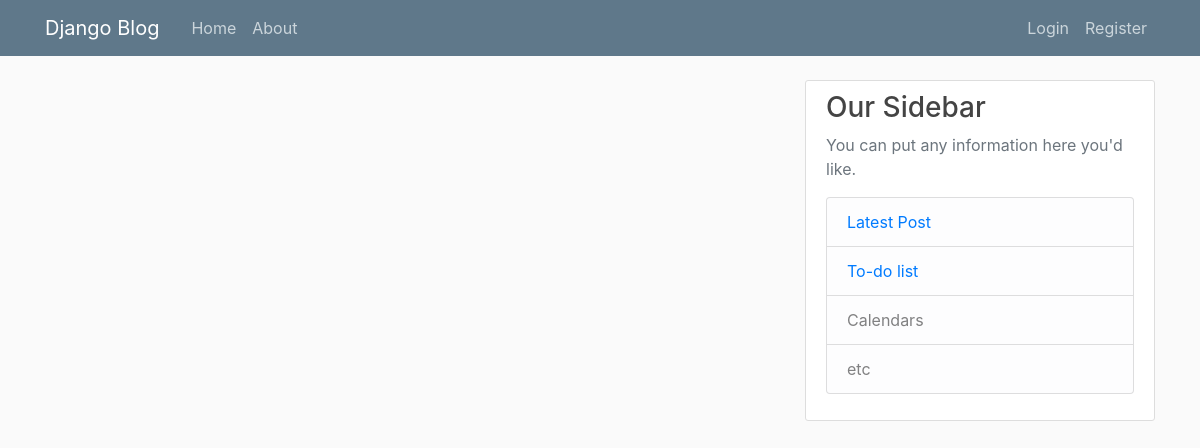
The page /post/view/1 on the database as committed earlier.
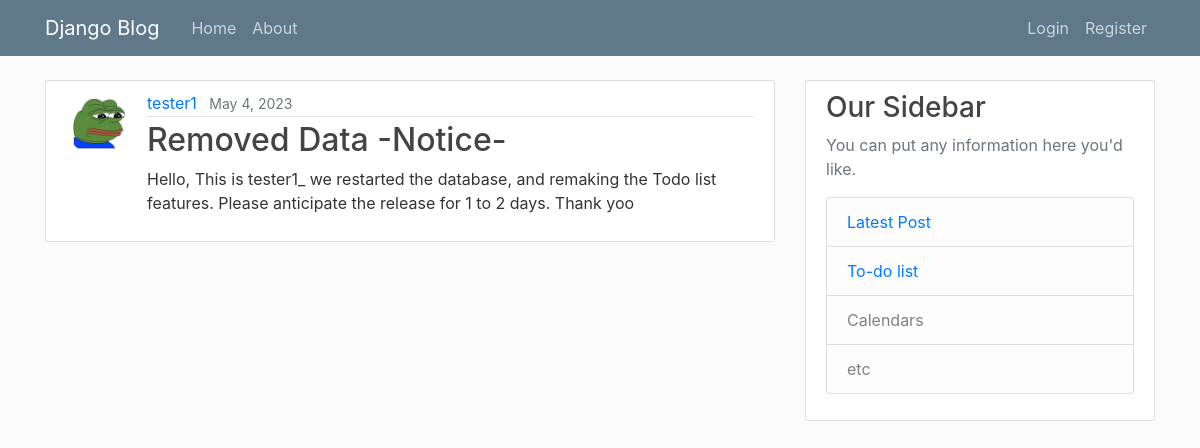
The same page on the database as committed later.
### blog/models.py (models this page shows, shortened)
class Post(models.Model):
    title = models.TextField(max_length=50)
    content = models.TextField(max_length=150)
    author = models.ForeignKey(User, on_delete=models.CASCADE)
    date_posted = models.DateField(default=timezone.now)

### users/models.py (models this page shows, shortened)
class Profile(models.Model):
    user = models.OneToOneField(User, on_delete=models.CASCADE)
    image = models.ImageField(default='default.jpg', upload_to='profile_pics')

### blog/views.py (the view)
# urls.py: path("post/view/<int:pk>", views.viewPost, name="view-post"),
def viewPost(request, pk):
    post = Post.objects.filter(id=pk)
    context = {'post':post}
    return render(request, 'blog/post_detail.html', context)

### blog/templates/blog/post_detail.html (shortened to what this page needs)
{% extends 'main.html' %}
{% block content %}
    {% for post in post %}
    <article class="media content-section">
        <img class="rounded-circle article-img" src="{{ post.author.profile.image.url }}" alt="">
        <div class="media-body">
            <div class="article-metadata">
                <a class="mr-2" href="{% url 'user-post-list' post.author.id %}">{{ post.author }}</a>
                <small class="text-muted">{{ post.date_posted }}</small>
            </div>
            <h2 class="article-title">{{ post.title }}</h2>
            <p class="article-content">{{ post.content }}</p>
        </div>
    </article>
    {% endfor %}
{% endblock content %}

### templates/main.html (shortened to what this page needs)
{% load static %}
<!DOCTYPE html>
<html lang="en">
<head>
    <link rel="stylesheet" href="https://cdn.jsdelivr.net/npm/bootstrap@4.6.2/dist/css/bootstrap.min.css">
    <link rel="stylesheet" href="{% static 'styles/style.css' %}" />
</head>
<body>
    {% include 'navbar.html' %}
    <main role="main" class="container">
        <div class="row">
            <div class="col-md-8">
                {% block content %}
                {% endblock %}
            </div>
            <div class="col-md-4">
                <div class="content-section">
                    <h3>Our Sidebar</h3>
                    <p class='text-muted'>You can put any information here you'd like.
                        <ul class="list-group">
                            <li class="list-group-item list-group-item-light"><a href="{% url 'index' %}">Latest Post</a></li>
                            <li class="list-group-item list-group-item-light"><a href="{% url 'todolist-view' %}">To-do list</a></li>
                            <li class="list-group-item list-group-item-light">Calendars</li>
                            <li class="list-group-item list-group-item-light">etc</li>
                        </ul>
                    </p>
                </div>
            </div>
        </div>
    </main>
</body>
</html>

### templates/navbar.html (shortened to what this page needs)
{% load static %}
<header class="site-header">
    <nav class="navbar navbar-expand-md navbar-dark bg-steel fixed-top">
        <div class="container">
            <a class="navbar-brand mr-4" href="/">Django Blog</a>
            <div class="collapse navbar-collapse" id="navbarToggle">
                <div class="navbar-nav mr-auto">
                    <a class="nav-item nav-link" href="/">Home</a>
                    <a class="nav-item nav-link" href="/about">About</a>
                </div>
                <div class="navbar-nav">
                    {% if request.user.is_authenticated %}
                    <a class="nav-item nav-link" href="{% url 'new-post' %}">New Post</a>
                    <a class="nav-item nav-link" href="{% url 'profile' %}">Profile</a>
                        <a class="nav-item nav-link" href="{% url 'logout' %}">Logout</a>
                    {% else %}
                        <a class="nav-item nav-link" href="{% url 'login' %}">Login</a>
                        <a class="nav-item nav-link" href="{% url 'register' %}">Register</a>
                    {% endif %}
                </div>
            </div>
        </div>
    </nav>
</header>

### static/styles/style.css (style rules this page uses)
body { background: #fafafa; color: #333333; margin-top: 5rem; }
h1, h2, h3, h4, h5, h6 { color: #444444; }
ul { margin: 0; }
.bg-steel { background-color: #5f788a; }
.site-header .navbar-nav .nav-link { color: #cbd5db; }
.content-section { background: #ffffff; padding: 10px 20px; border: 1px solid #dddddd; border-radius: 3px; margin-bottom: 20px; }
.article-title { color: #444444; }
.article-content { white-space: pre-line; }
.article-img { height: 65px; width: 65px; margin-right: 16px; }
.article-metadata { padding-bottom: 1px; margin-bottom: 4px; border-bottom: 1px solid #e3e3e3 }

Rows that differ between the two databases and show on the page:
added Post: author.profile.image (picture), author "tester1", date_posted "May 4, 2023", title "Removed Data -Notice-", content "Hello, This is tester1_ we restarted the database, and remaking the Todo list features. Please anticipate the release for 1 to 2 days. Thank yoo"
